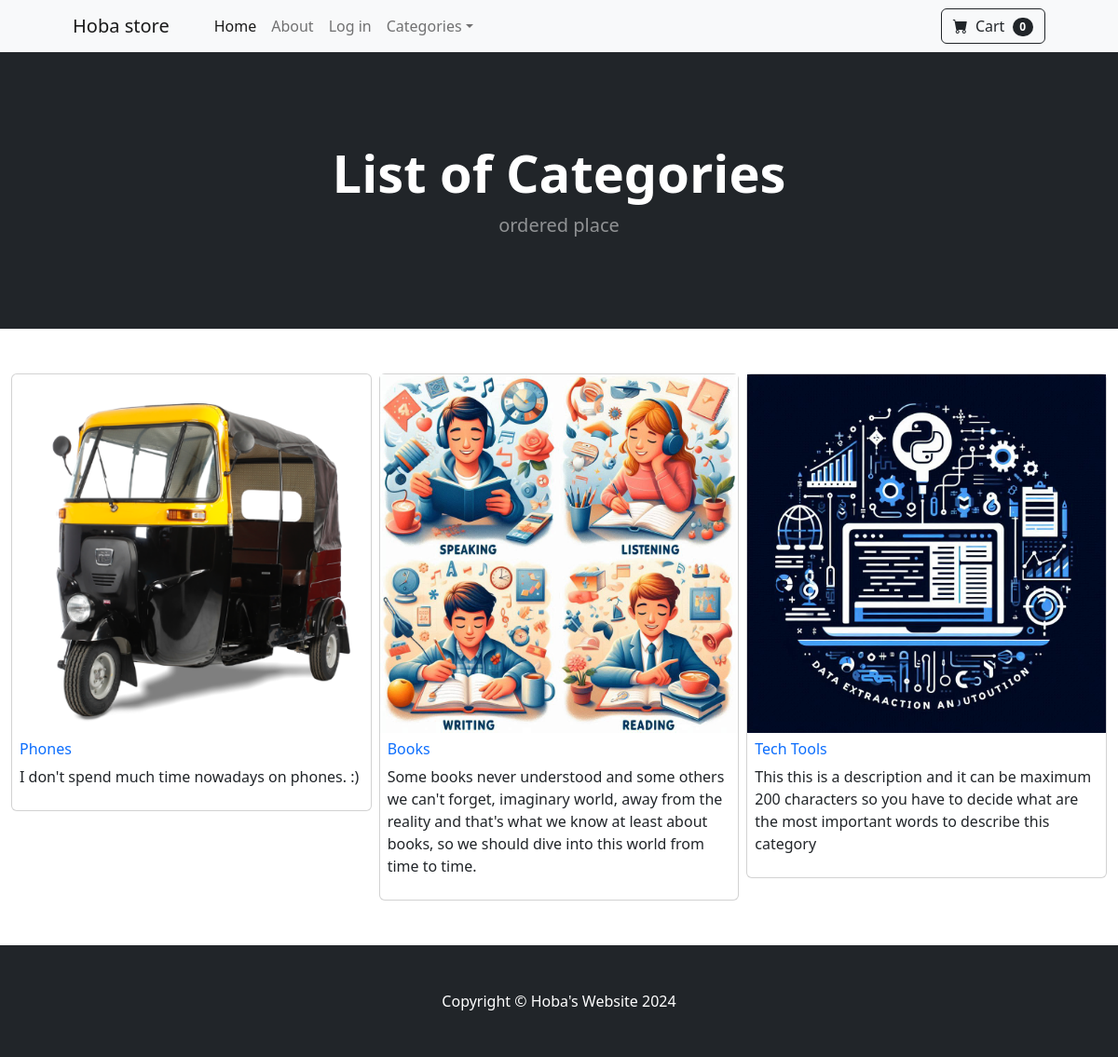
The app's page /category_summary/ with its own data.
### store/models.py (models this page shows)
class Category(models.Model):
    name = models.CharField(max_length=50)
    image = models.ImageField(upload_to='Categories/imgs/%y/%m/%d/', default='Categories/imgs/default.jpg')
    description = models.TextField(max_length=200 , default='Categories/description')
    def __str__(self):
        return self.name

### store/views.py (the view)
# urls.py: path('category_summary/', views.category_summary, name='category_summary'),
def category_summary(request):
    categories = Category.objects.all()
    return render(request, 'product/category_summary.html', {'categories': categories})

### cart/cart.py (called while the page is built)
    def __len__(self):
        return len(self.cart)

### cart/context_processors.py (called while the page is built)
def cart(request):
    return {'cart': Cart(request)}

### store/templates/product/category_summary.html (shortened to what this page needs)
{% extends "base.html" %}
    {% block content %}
    <header class="bg-dark py-5 header-animation mb-5">
        <div class="container px-4 px-lg-5 my-5">
            <div class="text-center text-white">
                <h1 class="display-4 fw-bolder">List of Categories</h1>
                <p class="lead fw-normal text-white-50 mb-0">ordered place</p>
            </div>
        </div>
    </header>
    <div class="container-fluid mt-3 mb-3">
        <div class="row g-2">
            {% for category in categories %}
            <div class="col-md-4 card-hover">
                <div class="card">
                    <img src="{{category.image.url}}" class="img-fluid" alt="Category Image">
                    <div class="product-detail-container p-2">
                        <h6 class="mb-2">
                            <a href="{% url "category" category%}" class="text-decoration-none">{{category}}</a>
                        </h6>
                        <p>{{category.description}}</p>
                    </div>
                </div>
            </div>
            {% endfor %}
        </div>
    </div>
{% endblock  %}

### store/templates/base.html (style rules this page uses)
.header-animation h1 { animation: fadeInUp 2s ease-out; }
.header-animation p { animation: fadeInUp 2.5s ease-out; }
.card-hover { transition: transform 0.3s ease, box-shadow 0.3s ease; border: none; }

### records on screen
Category: image (picture), name "Phones", description "I don't spend much time nowadays on phones. :)"
Category: image (picture), name "Books", description "Some books never understood and some others we can't forget, imaginary world, away from the reality and that's what we know at least about books, so we should dive into this world from time to time."
Category: image (picture), name "Tech Tools", description "This this is a description and it can be maximum 200 characters so you have to decide what are the most important words to describe this category"

### other values on screen
{{ cart|length }} "0"
